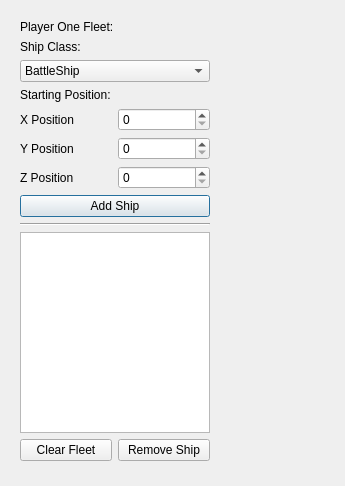
<?xml version="1.0" encoding="UTF-8"?>
<ui version="4.0">
 <class>TeamOneMenu</class>
 <widget class="QDialog" name="TeamOneMenu">
  <property name="geometry">
   <rect>
    <x>0</x>
    <y>0</y>
    <width>345</width>
    <height>486</height>
   </rect>
  </property>
  <property name="windowTitle">
   <string>Dialog</string>
  </property>
  <widget class="QWidget" name="verticalLayoutWidget">
   <property name="geometry">
    <rect>
     <x>20</x>
     <y>20</y>
     <width>190</width>
     <height>441</height>
    </rect>
   </property>
   <layout class="QVBoxLayout" name="verticalLayout">
    <item>
     <widget class="QLabel" name="label_2">
      <property name="text">
       <string>Player One Fleet:</string>
      </property>
     </widget>
    </item>
    <item>
     <widget class="QLabel" name="label">
      <property name="text">
       <string>Ship Class:</string>
      </property>
     </widget>
    </item>
    <item>
     <widget class="QComboBox" name="ShipType">
      <property name="maxVisibleItems">
       <number>4</number>
      </property>
      <item>
       <property name="text">
        <string>BattleShip</string>
       </property>
      </item>
      <item>
       <property name="text">
        <string>Cruiser</string>
       </property>
      </item>
      <item>
       <property name="text">
        <string>Destroyer</string>
       </property>
      </item>
      <item>
       <property name="text">
        <string>Corvette</string>
       </property>
      </item>
     </widget>
    </item>
    <item>
     <widget class="QLabel" name="label_3">
      <property name="text">
       <string>Starting Position:</string>
      </property>
     </widget>
    </item>
    <item>
     <layout class="QGridLayout" name="gridLayout">
      <item row="0" column="0">
       <widget class="QLabel" name="label_4">
        <property name="text">
         <string>X Position</string>
        </property>
       </widget>
      </item>
      <item row="1" column="0">
       <widget class="QLabel" name="label_5">
        <property name="text">
         <string>Y Position</string>
        </property>
       </widget>
      </item>
      <item row="2" column="0">
       <widget class="QLabel" name="label_6">
        <property name="text">
         <string>Z Position</string>
        </property>
       </widget>
      </item>
      <item row="0" column="1">
       <widget class="QSpinBox" name="XPosition"/>
      </item>
      <item row="1" column="1">
       <widget class="QSpinBox" name="YPosition"/>
      </item>
      <item row="2" column="1">
       <widget class="QSpinBox" name="ZPosition"/>
      </item>
     </layout>
    </item>
    <item>
     <widget class="QPushButton" name="addButton">
      <property name="text">
       <string>Add Ship</string>
      </property>
     </widget>
    </item>
    <item>
     <widget class="Line" name="line">
      <property name="orientation">
       <enum>Qt::Horizontal</enum>
      </property>
     </widget>
    </item>
    <item>
     <widget class="QTableView" name="PlayerOneFleet">
      <property name="mouseTracking">
       <bool>true</bool>
      </property>
      <property name="selectionMode">
       <enum>QAbstractItemView::SingleSelection</enum>
      </property>
      <property name="selectionBehavior">
       <enum>QAbstractItemView::SelectItems</enum>
      </property>
     </widget>
    </item>
    <item>
     <layout class="QHBoxLayout" name="horizontalLayout">
      <item>
       <widget class="QPushButton" name="ClearButton">
        <property name="text">
         <string>Clear Fleet</string>
        </property>
       </widget>
      </item>
      <item>
       <widget class="QPushButton" name="RemoveButton">
        <property name="text">
         <string>Remove Ship</string>
        </property>
       </widget>
      </item>
     </layout>
    </item>
   </layout>
  </widget>
 </widget>
 <resources/>
 <connections/>
</ui>
